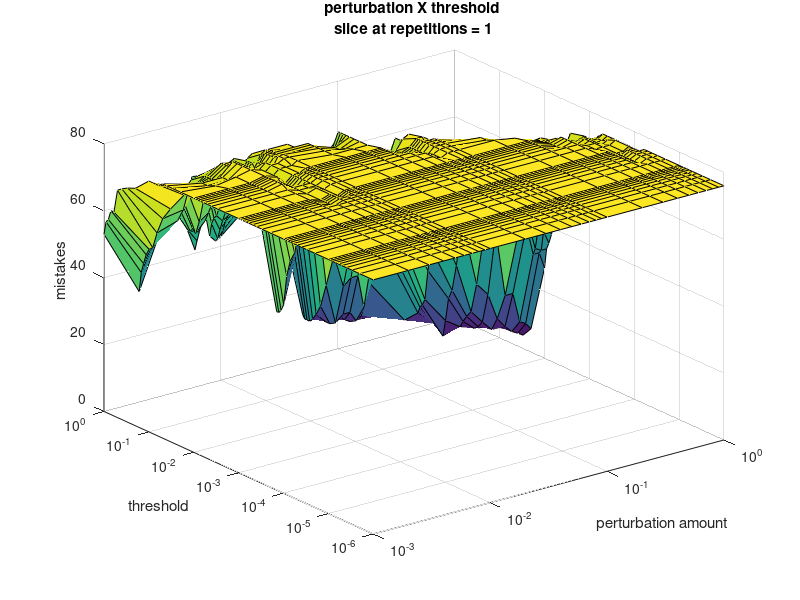
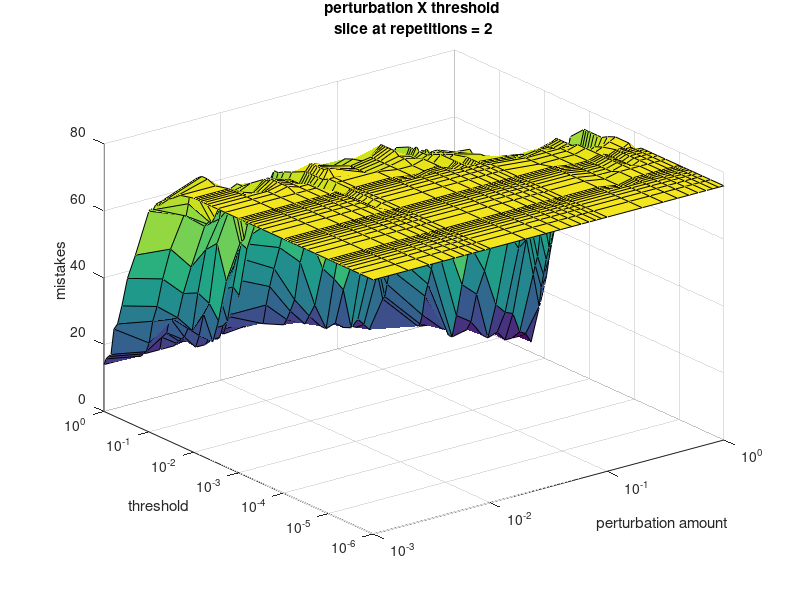
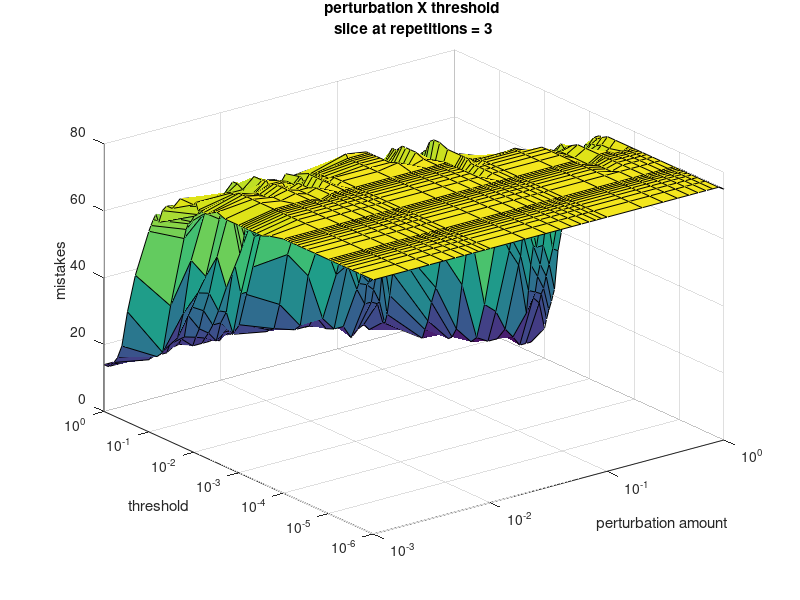
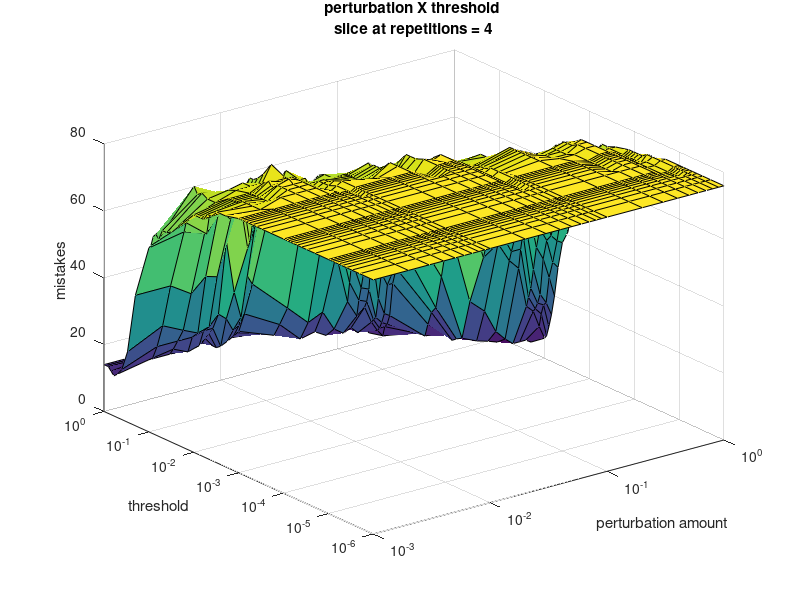

These charts were generated, in order, by the following MATLAB code: (Note: a time limit stopped this script after it produced the figures.)
load( 'ws_data_3.mat' );

fname_pert = 'perturbations';
fname_reps = 'repetitions';

mkdir( fname_pert );
mkdir( fname_reps );

% save bulk
for ms = 1:numMatSamplesExternal_int
    
    mat_path = [ fname_reps '/mat' num2str(ms) ];
    mkdir( mat_path );
    
    surface_path = [mat_path '/surface'];
    mkdir( surface_path );

    
    % create the perturb x thresh surfaces
    sbisect_path = [ surface_path '/surface_bisect' ];
    mkdir( sbisect_path );
    
    lin_sbisect_path = [ sbisect_path '/linear' ];
    mkdir( lin_sbisect_path );
    for it = 1:length(numsamples_vec)
        clear surface;
        surface( :, : ) = numMistakes_inv( :, it, :, ms );
        fig = surf( perturbAmount_vec, mistakeThresh_real_vec, surface' );
        xlabel( 'perturbation amount' );
        ylabel( 'threshold' );
        zlabel( 'mistakes' );
        set(gca, 'XScale', 'log', 'YScale', 'log' );
        title( { 'perturbation X threshold ' ,[ 'slice at repetitions = ' num2str(numsamples_vec( it )) ] } );
        saveas( fig, [lin_sbisect_path '/rep_' num2str(it)] );
    end
    
    % create the perturb x lasso surfaces
    lasso_sbisect_path = [sbisect_path '/lasso' ];
    mkdir( lasso_sbisect_path );
    for it = 1:length(numsamples_vec)
        clear surface;
        surface( :, : ) = numMistakes_lasso( :, it, :, ms );
        fig = surf( perturbAmount_vec, lambdas_vecreal, surface' );
        xlabel( 'perturbation amount' );
        ylabel( 'lambda' );
        zlabel( 'mistakes' );
        set(gca, 'XScale', 'log', 'YScale', 'log' );
        title( { 'perturbation X lambda ' ,[ 'slice at repetitions = ' num2str(numsamples_vec( it )) ] } );
        saveas( fig, [lasso_sbisect_path '/rep_' num2str(it)] );
    end
    
    % create the perturb x sample linear surface
    invsurf = min( numMistakes_inv, [], 3 );
    fig = surf( perturbAmount_vec, numsamples_vec, invsurf( :, :, ms )' );
    xlabel( 'perturbation amount' );
    ylabel( 'samples' );
    zlabel( 'mistakes' );
    set(gca, 'XScale', 'log', 'YScale', 'log' );
    title( 'linear recovery method' );
    saveas( fig, [ surface_path '/surface_lin.fig' ] );
    
    % create the perturb x sample lasso surface
    lassosurf = min( numMistakes_lasso, [], 3 );
    fig = surf( perturbAmount_vec, numsamples_vec, lassosurf( :, :, ms )' );
    xlabel( 'perturbation amount' );
    ylabel( 'samples' );
    zlabel( 'mistakes' );
    set(gca, 'XScale', 'log', 'YScale', 'log' );
    title( 'linear recovery method' );
    saveas( fig, [ surface_path '/surface_lasso.fig' ] );
    
    
end

yvec_lasso = nan( 1, length( perturbAmount_vec ) );
yvec_inv = nan( 1, length( perturbAmount_vec ) );

for i=1:length( perturbAmount_vec )
    yvec_lasso( i ) = min( min( numMistakes_lasso_avg(i,:,:) ) );
    yvec_inv( i ) = min( min( numMistakes_inv_avg(i,:,:) ) );
end

fig = plot( perturbAmount_vec, yvec_lasso );
legend( 'mistakes across perturbations' );
xlabel( 'samples' ); ylabel( 'mistakes' );
title('min(lamdasxrepititions), avgMat, lasso recovery smethod');
saveas( fig, [ fname_pert '/lasso_avg' ] );

fig = plot( perturbAmount_vec, yvec_inv );
legend( 'mistakes across perturbations' );
title('min(thresholdxrepititions), avgMat, linear recovery method');
xlabel( 'samples' ); ylabel( 'mistakes' );
saveas( fig, [ fname_pert '/lin_avg' ] );

% save bulk
lasso_pert = [fname_pert '/lasso'];
mkdir( lasso_pert );
lin_pert = [fname_pert '/linear'];
mkdir( lin_pert );
for ms = 1:numMatSamplesExternal_int
    for i=1:length( perturbAmount_vec )
        yvec_lasso( i ) = min( min( numMistakes_lasso(i,:,:,ms) ) );
        yvec_inv( i ) = min( min( numMistakes_inv(i,:,:,ms) ) );
    end
    
    fig = plot( perturbAmount_vec, yvec_lasso );
    legend( 'mistakes across perturbations' );
    xlabel( 'perturbation' ); ylabel( 'mistakes' );
    title({'min(lamdasxrepititions), lasso recovery smethod', ['mat #' num2str(ms)]});
    saveas( fig, [ lasso_pert '/lasso_mat_' num2str(ms) ] );

    fig = plot( perturbAmount_vec, yvec_inv );
    legend( 'mistakes across perturbations' );
    title({'min(thresholdxrepititions), linear recovery method', ['mat #' num2str(ms)]});
    xlabel( 'perturbation' ); ylabel( 'mistakes' );
    saveas( fig, [ lin_pert '/inv_mat_' num2str(ms) ] );
end
